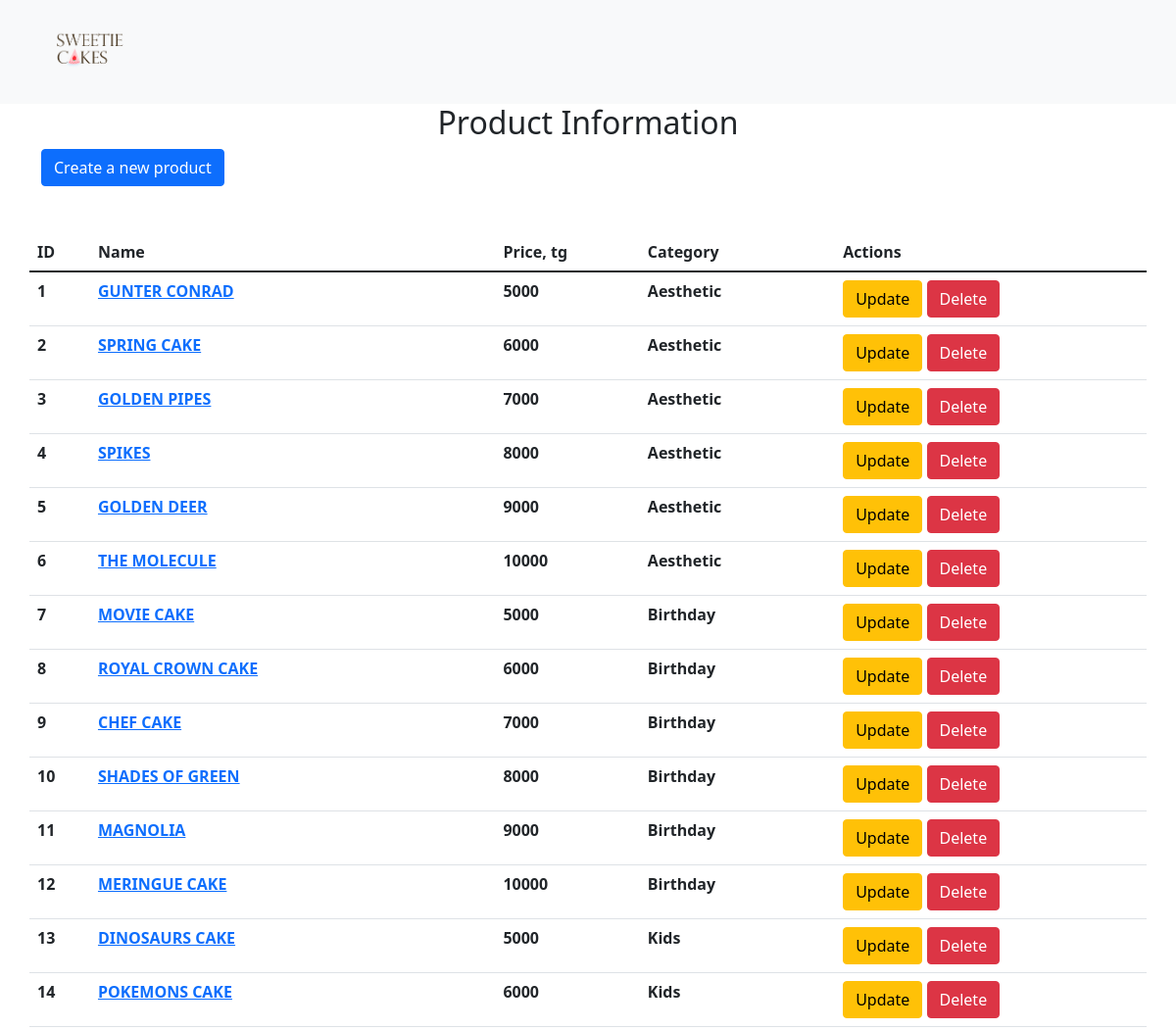
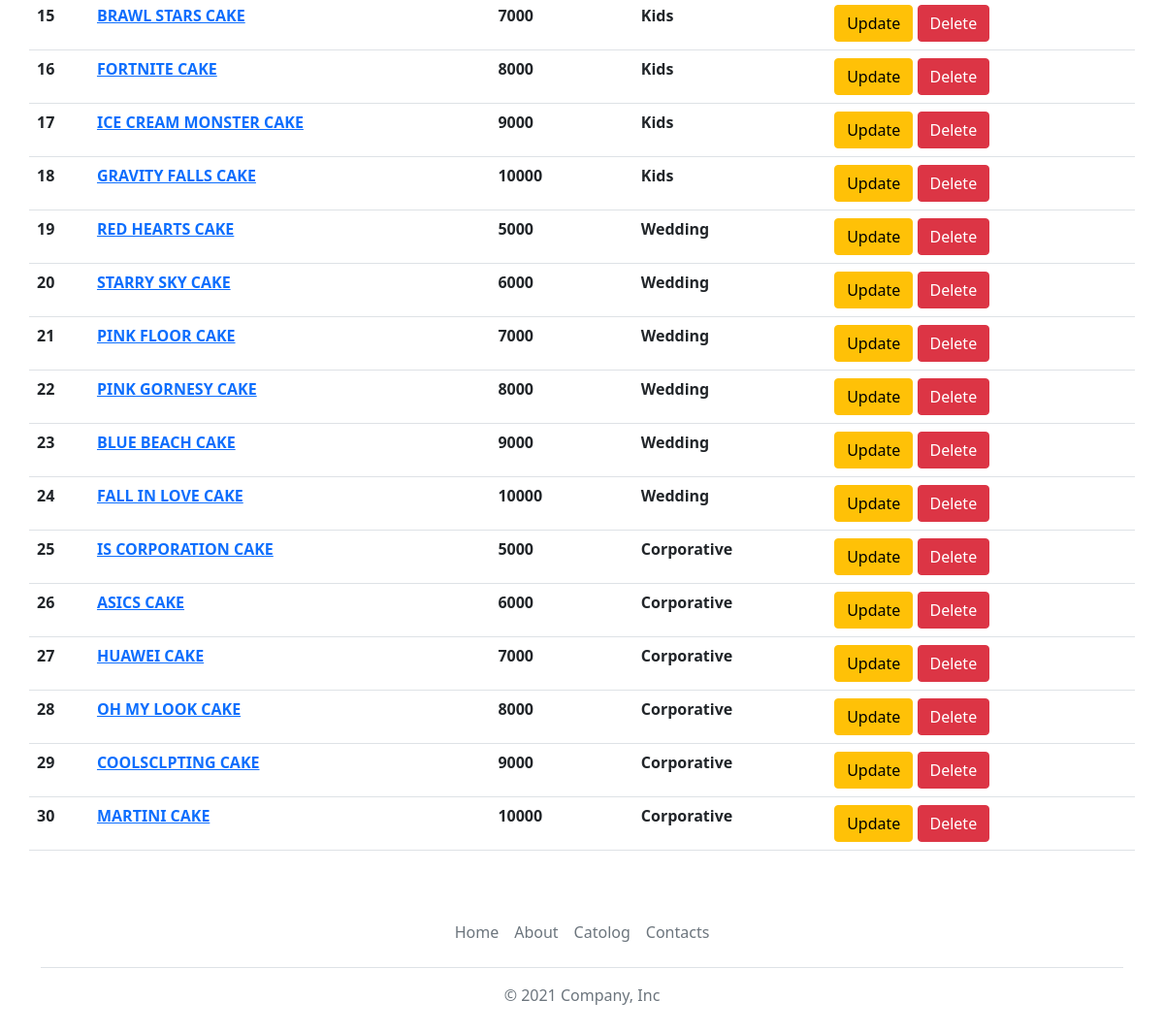
Screenshot of /all-products with the database file from the repository (2 pictures, top to bottom).
### index/models.py (models this page shows)
class Cakes(models.Model):
    name = models.CharField(max_length=50)
    image = models.ImageField(null=True, blank=True)
    price = models.IntegerField()
    category = models.ForeignKey('Categories', on_delete=models.CASCADE)

class Categories(models.Model):
    category_name = models.CharField(max_length=50)
    def __str__(self):
        return self.category_name

### index/views.py (the view)
# urls.py: path('all-products', views.products, name='productspage'),
def products(request):
    products = Cakes.objects.all()
    dataToHtml = {'products': products}
    return render(request, 'index/products.html', context=dataToHtml)

### index/templates/index/products.html (shortened to what this page needs)
{% extends 'index/base.html' %}
{% load static %}
    {% block content %}
            <div class="row">
                <div class="container text-center"><h2>Product Information</h2></div>
                <div class="col-sm-6">
                    <a class="btn btn-primary" href="{% url 'createproduct' %}" role="button">Create a new product</a><br/><br/><br/>
                </div>
                <table class="table">
                    <thead class="thead-light">
                    <tr>
                        <th>ID</th>
                        <th>Name</th>
                        <th>Price, tg</th>
                        <th>Category</th>
                        <th>Actions</th>
                    </tr>
                    </thead>
                    <tbody>
                        {% for product in products %}
                            <tr>
                                <th>{{ product.id }}</th>
                                <th><a href="{% url 'productdetails' product.id %}">{{ product.name }}</a></th>
                                <th>{{ product.price }}</th>
                                <th>{{ product.category }}</th>
                                <th>
                                    <a class="btn btn-warning" href="{% url 'updateproduct' product.id %}" role="button">Update</a>
                                    <a class="btn btn-danger" href="{% url 'deleteproduct' product.id %}" role="button">Delete</a>
                                </th>
                            </tr>
                        {% endfor %}
                    </tbody>
                </table>
                <div class="container text-center sign"><h1></h1></div>
            </div>
    {% endblock %}

### index/templates/index/base.html (shortened to what this page needs)
<link rel="stylesheet" href="https://cdn.jsdelivr.net/npm/bootstrap@5.1.3/dist/css/bootstrap.min.css">
{% load static %}
<!doctype html>
<html lang="en">
<head>
    <link rel="stylesheet" href="{% static 'css/bootstrap.min.css' %}" type="text/css">
</head>
<body>
    <header>
		<nav class="navbar navbar-expand-lg navbar-light bg-light static-top">
		  <div class="container-md">
		    <a class="navbar-brand" href="{% url 'index' %}">
		      <img src="{% static 'images/logo.png' %}" alt="logo" height="80">
		    </a>
		  </div>
		</nav>
	</header>
    <div class="container">
        {% block content%}{% endblock %}
    </div>
    <div class="container">
      <footer class="py-3 my-4">
        <ul class="nav justify-content-center border-bottom pb-3 mb-3">
          <li class="nav-item"><a href="{% url 'index' %}" class="nav-link px-2 text-muted">Home</a></li>
          <li class="nav-item"><a href="{% url 'about' %}" class="nav-link px-2 text-muted">About</a></li>
          <li class="nav-item"><a href="{% url 'index' %}#c1" class="nav-link px-2 text-muted">Catolog</a></li>
          <li class="nav-item"><a href="{% url 'contacts' %}" class="nav-link px-2 text-muted">Contacts</a></li>
        </ul>
        <p class="text-center text-muted">© 2021 Company, Inc</p>
      </footer>
</div>
</body>
</html>

### rows the page displays
Cakes: id "1", name "GUNTER CONRAD", price "5000", category "Aesthetic"
Cakes: id "2", name "SPRING CAKE", price "6000", category "Aesthetic"
Cakes: id "3", name "GOLDEN PIPES", price "7000", category "Aesthetic"
Cakes: id "4", name "SPIKES", price "8000", category "Aesthetic"
Cakes: id "5", name "GOLDEN DEER", price "9000", category "Aesthetic"
Cakes: id "6", name "THE MOLECULE", price "10000", category "Aesthetic"
Cakes: id "7", name "MOVIE CAKE", price "5000", category "Birthday"
Cakes: id "8", name "ROYAL CROWN CAKE", price "6000", category "Birthday"
Cakes: id "9", name "CHEF CAKE", price "7000", category "Birthday"
Cakes: id "10", name "SHADES OF GREEN", price "8000", category "Birthday"
Cakes: id "11", name "MAGNOLIA", price "9000", category "Birthday"
Cakes: id "12", name "MERINGUE CAKE", price "10000", category "Birthday"
Cakes: id "13", name "DINOSAURS CAKE", price "5000", category "Kids"
Cakes: id "14", name "POKEMONS CAKE", price "6000", category "Kids"
Cakes: id "15", name "BRAWL STARS CAKE", price "7000", category "Kids"
Cakes: id "16", name "FORTNITE CAKE", price "8000", category "Kids"
Cakes: id "17", name "ICE CREAM MONSTER CAKE", price "9000", category "Kids"
Cakes: id "18", name "GRAVITY FALLS CAKE", price "10000", category "Kids"
Cakes: id "19", name "RED HEARTS CAKE", price "5000", category "Wedding"
Cakes: id "20", name "STARRY SKY CAKE", price "6000", category "Wedding"
Cakes: id "21", name "PINK FLOOR CAKE", price "7000", category "Wedding"
Cakes: id "22", name "PINK GORNESY CAKE", price "8000", category "Wedding"
Cakes: id "23", name "BLUE BEACH CAKE", price "9000", category "Wedding"
Cakes: id "24", name "FALL IN LOVE CAKE", price "10000", category "Wedding"
Cakes: id "25", name "IS CORPORATION CAKE", price "5000", category "Corporative"
Cakes: id "26", name "ASICS CAKE", price "6000", category "Corporative"
Cakes: id "27", name "HUAWEI CAKE", price "7000", category "Corporative"
Cakes: id "28", name "OH MY LOOK CAKE", price "8000", category "Corporative"
Cakes: id "29", name "COOLSCLPTING CAKE", price "9000", category "Corporative"
Cakes: id "30", name "MARTINI CAKE", price "10000", category "Corporative"
